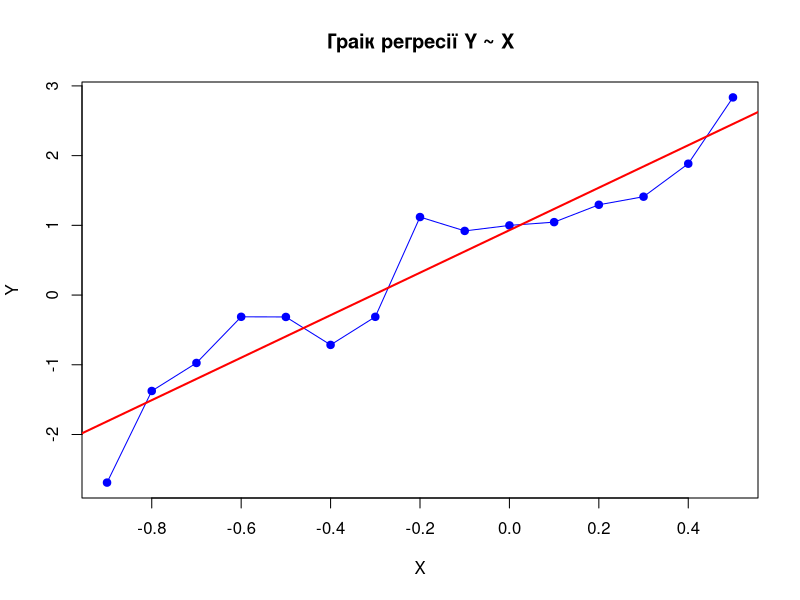

Write R code to recreate this figure. (Note: this script raises an error after producing the figure.)
setwd("D:/Study/R/lab9")

data_df <- read.csv("selection.csv", 
                    header = TRUE, 
                    sep = ",",     
                    dec = ".",     
                    stringsAsFactors = FALSE 
                    )
                    
alpha <- 0.05


selection_x <- data_df$X
selection_y <- data_df$Y
n <- length(selection_x)

dot_mean_x <- mean(selection_x)
dot_mean_y <- mean(selection_y)
dot_sd_x <- sd(selection_x)
dot_sd_y <- sd(selection_y)

# Y ~ X - формула: Y залежить від X
model <- lm(Y ~ X, data = data_df)

png("Graphic/lab9_1_Regression_Plot.png" , width = 800, height = 600)
plot(selection_x, selection_y, 
     main = "Граік регресії Y ~ X", 
     type = "o",
     xlab = "X", 
     ylab = "Y", 
     pch = 19, 
     col = "blue"
     )
abline(model, col = "red", lwd = 2)
dev.off()

t_a <- qt(alpha / 2, df = n - 2)
cat("Квантиль t-розподілу для alpha =", alpha, "та df =", n - 2, ":", x_a, "\n")

summary_output <- summary(model)
s_epsilon <- summary_output$sigma
SSX <- sum((selection_x - dot_mean_x)^2)
T_CRIT <- c(t_a , t_a)

cat("Tочкове значення для a0:", coef(model)["(Intercept)"], "\n")
a0_hat <- coef(model)["(Intercept)"]
SE_a0 <- summary_output$coefficients["(Intercept)", "Std. Error"]
a0_l <- a0_hat - t_a * SE_a0
a0_r <- a0_hat + t_a * SE_a0
cat("Довірчий інтервал a =",alpha,"для a0: [", a0_l, ", ", a0_r, "]\n")

cat("Tочкове значення для a1:", coef(model)["X"], "\n")
a1_hat <- coef(model)["X"]
SE_a1 <- summary_output$coefficients["X", "Std. Error"]
a1_l <- a1_hat - t_a * SE_a1
a1_r <- a1_hat + t_a * SE_a1
cat("Довірчий інтервал a =",alpha,"для a1: [", a1_l, ", ", a1_r, "]\n")

chi_la <- qchisq(alpha / 2, df = n - 2)
chi_ra <- qchisq(1 - alpha / 2, df = n - 2)
dx_l <- (n - 2) * dot_sd_y ^ 2 / chi_la
dx_r <- (n - 2) * dot_sd_y ^ 2 / chi_ra
cat("Квантилі хі-квадрат розподілу для alpha =", alpha, ":", chi_la, ", ", chi_ra, "\n")
cat("Довірчий інтервал для дисперсії y при a =", alpha, ": [", dx_l, ", ", dx_r, "]\n")


X_range <- seq(min(selection_x), max(selection_x), length.out = 100)
new_data <- data.frame(X = X_range)
ci_y0 <- predict(model, 
                 newdata = new_data, 
                 interval = "confidence", 
                 level = 1 - alpha)

png("Graphic/lab9_1_Regression_CI_Plot.png" , width = 800, height = 600)
plot(selection_x, selection_y, pch = 16, col = "blue", 
     main = "Регресійна пряма та 95% Надійний інтервал для Y0",
     xlab = "Незалежна змінна X",
     ylab = "Залежна змінна Y",
     ylim = range(selection_y, ci_y0))

abline(model, col = "red", lwd = 2)

# 2. Надійний інтервал для середнього Y0
lines(X_range, ci_y0[, "lwr"], col = "darkgreen", lty = 2, lwd = 2)
lines(X_range, ci_y0[, "upr"], col = "darkgreen", lty = 2, lwd = 2)

# 3. Легенда
legend("topleft", 
       legend = c("Вибіркові дані", 
                  "Регресійна пряма", 
                  paste0(100 * (1 - alpha), "% Надійний інтервал для E[Y|X]")
                  ),
       col = c("blue", "red", "darkgreen"),
       pch = c(16, NA, NA),
       lty = c(NA, 1, 2),
       lwd = c(NA, 2, 2))
dev.off()

# Функція обчислює нижню межу: y = a0_hat + a1_hat * x - [T_CRIT * s * SE_Factor]
calculate_lower_bound <- function(x_vector, a0, a1, n_val, x_bar_val, SSX_val, s_val, t_crit_val) {
  SE_factor <- sqrt((1 / n_val) + (x_bar_val^2 / SSX_val))
  ME <- t_crit_val * s_val * SE_factor
  Y_hat <- a0 + a1 * x_vector
  lower_bound <- Y_hat - ME
  return(lower_bound)
}

Y_lower_bound <- calculate_lower_bound(
    x_vector = X_range,
    a0 = a0_hat, a1 = a1_hat, n_val = n, x_bar_val = dot_mean_x, 
    SSX_val = SSX, s_val = s_epsilon, t_crit_val = T_CRIT
)

Y_upper_bound <- calculate_lower_bound(
    x_vector = X_range,
    a0 = a0_hat, a1 = a1_hat, n_val = n, x_bar_val = dot_mean_x, 
    SSX_val = SSX, s_val = s_epsilon, t_crit_val = -T_CRIT
)

png("Graphic/lab9_1_Regression_Bound_Plot.png" , width = 800, height = 600)
plot(selection_x, selection_y, pch = 16, col = "blue", 
     main = "Регресійна пряма та лінія, обчислена за Вашою формулою",
     xlab = "Незалежна змінна X",
     ylab = "Залежна змінна Y",
     ylim = range(selection_y, Y_lower_bound, Y_upper_bound))

# 1. Регресійна пряма
abline(model, col = "red", lwd = 2)

# 2. Лінія
lines(X_range, Y_lower_bound, col = "darkorange", lty = 2, lwd = 3)
lines(X_range, Y_upper_bound, col = "darkorange", lty = 2, lwd = 3)

# Легенда
legend("topleft", 
       legend = c("Вибіркові дані", 
                  "Регресійна пряма", 
                  "Межі"
                  ),
       col = c("blue", "red", "darkorange"),
       pch = c(16, NA, NA),
       lty = c(NA, 1, 2),
       lwd = c(NA, 2, 3))
dev.off()